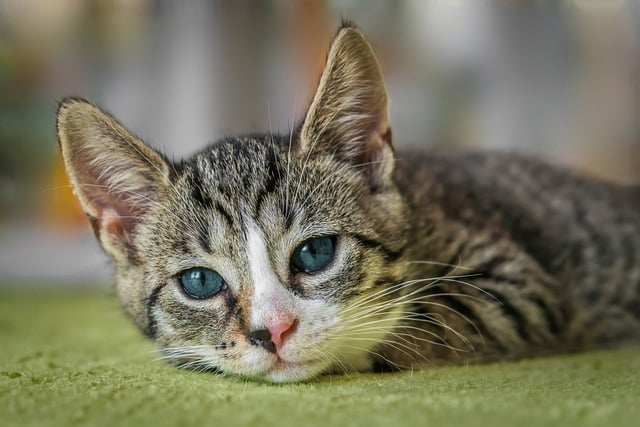
#> input picture resources/cat1.jpg, 640 x 427 px, found by its file name
$ python edge_detaction.py   (older library calls are emulated)
#> lines starting #> are read from the running program, lines starting #| are printed output that depends on the picture; after the words box and inside, x2 and y2 are one past the last pixel; in counts of white or black regions, pixels touching at a corner belong together
# Edge Detaction basic syntax

import cv2
import numpy as np

img = cv2.imread("Open CV\\resources\cat1.jpg")
#> img is the input picture: shape (427, 640, 3); mean B, G, R 93.2, 116.1, 119.1
gray = cv2.cvtColor(img, cv2.COLOR_BGR2GRAY)
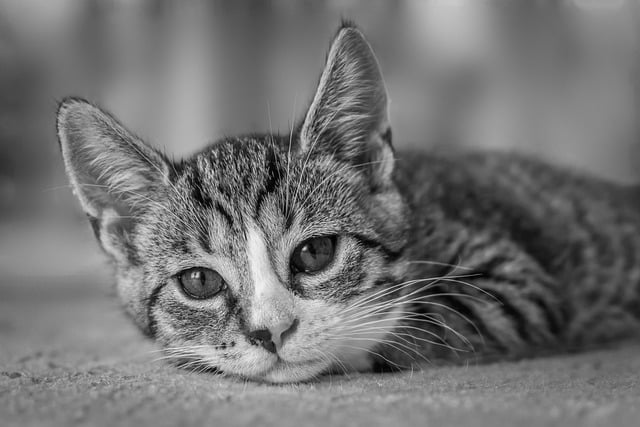
#> gray: shape (427, 640); min 0, max 249, mean 114.4

#lapLaction
lap = cv2.Laplacian(gray, cv2.CV_64F)
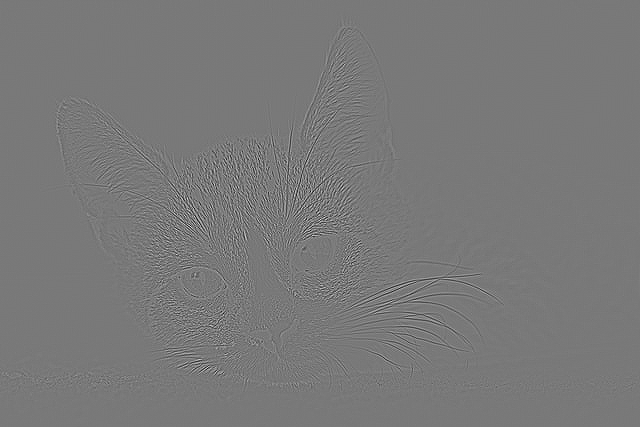
#> lap: shape (427, 640) float64; min -410, max 452, mean 0; drawn with min black and max white
lap = np.uint8(np.absolute(lap))
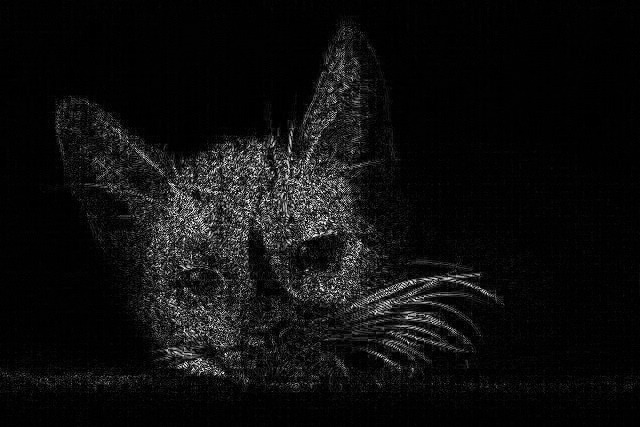
#> lap: shape (427, 640); min 0, max 255, mean 14.7

# cv2.imshow("lap",lap)
#sobel
sobelx = cv2.Sobel(gray, cv2.CV_64F, 1, 1)
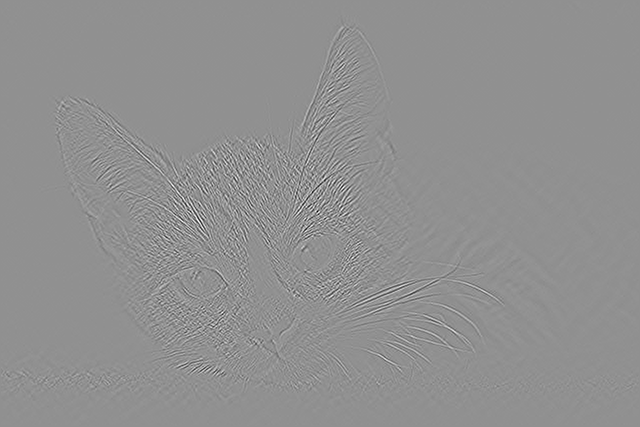
#> sobelx: shape (427, 640) float64; min -347, max 264, mean 0; drawn with min black and max white
sobely = cv2.Sobel(gray, cv2.CV_64F, 1, 0)
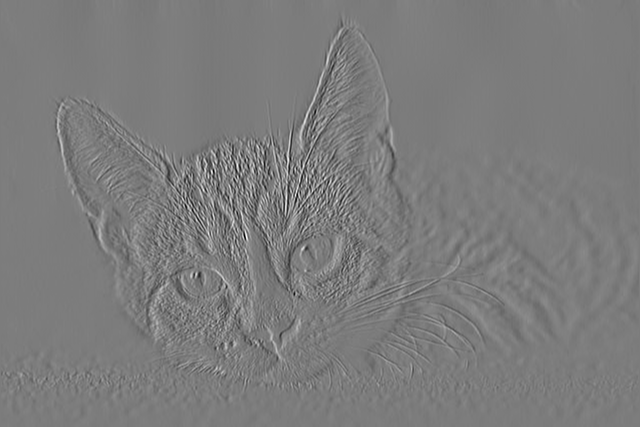
#> sobely: shape (427, 640) float64; min -682, max 716, mean -0.1; drawn with min black and max white

cv2.imshow("Sobel x", sobelx)
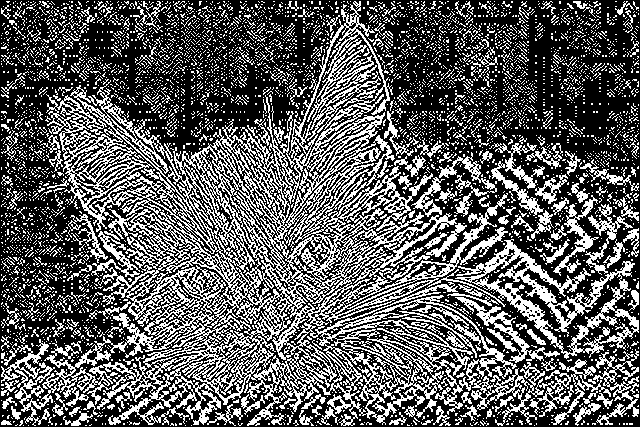
#> window 'Sobel x': shape (427, 640); 36.1% white in thin lines or dots
cv2.imshow("sobel y", sobely)
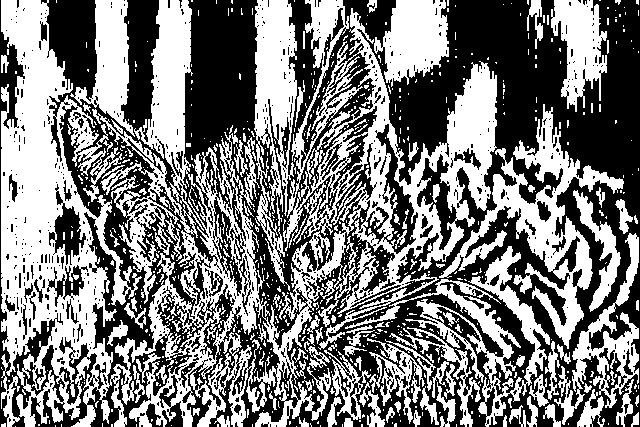
#> window 'sobel y': shape (427, 640); 48.4% white; 737 white regions (620 under 20 px), largest, box (x1, y1, x2, y2) and area: (1, 0, 497, 427) 76452, (439, 104, 624, 349) 9675, (254, 0, 297, 291) 6658

cv2.waitKey(0)
cv2.destroyAllWindows()

$ run again, with resources/cars.jpg copied over resources/cat1.jpg
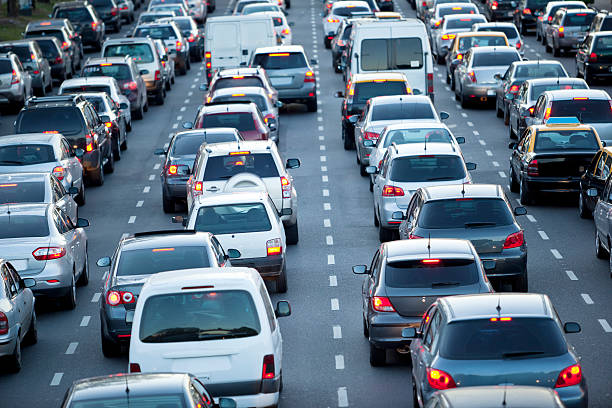
#> input picture resources/cars.jpg, 612 x 408 px, found by its file name
#> img is the input picture: shape (408, 612, 3); mean B, G, R 133.4, 115.9, 96.7
#> `cv2.imshow("Sobel x", sobelx)`:
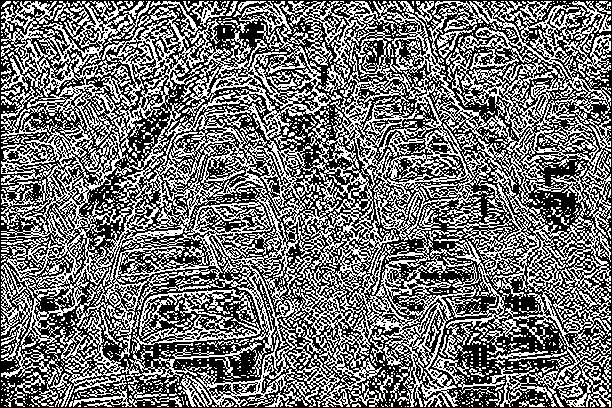
#> window 'Sobel x': shape (408, 612); 44.7% white in thin lines or dots
#> `cv2.imshow("sobel y", sobely)`:
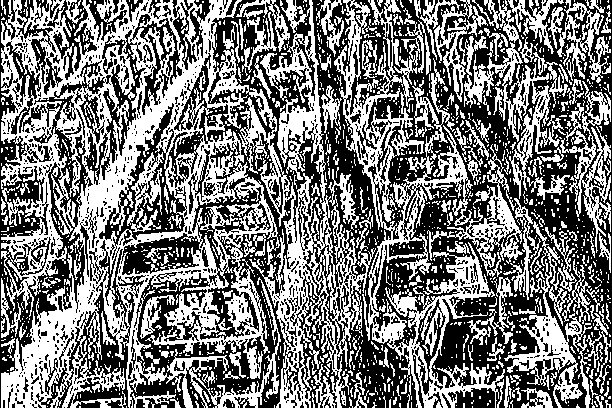
#> window 'sobel y': shape (408, 612); 47.5% white; 1359 white regions (1165 under 20 px), largest, box (x1, y1, x2, y2) and area: (1, 0, 376, 408) 62774, (334, 0, 505, 408) 16012, (504, 221, 592, 408) 4215
